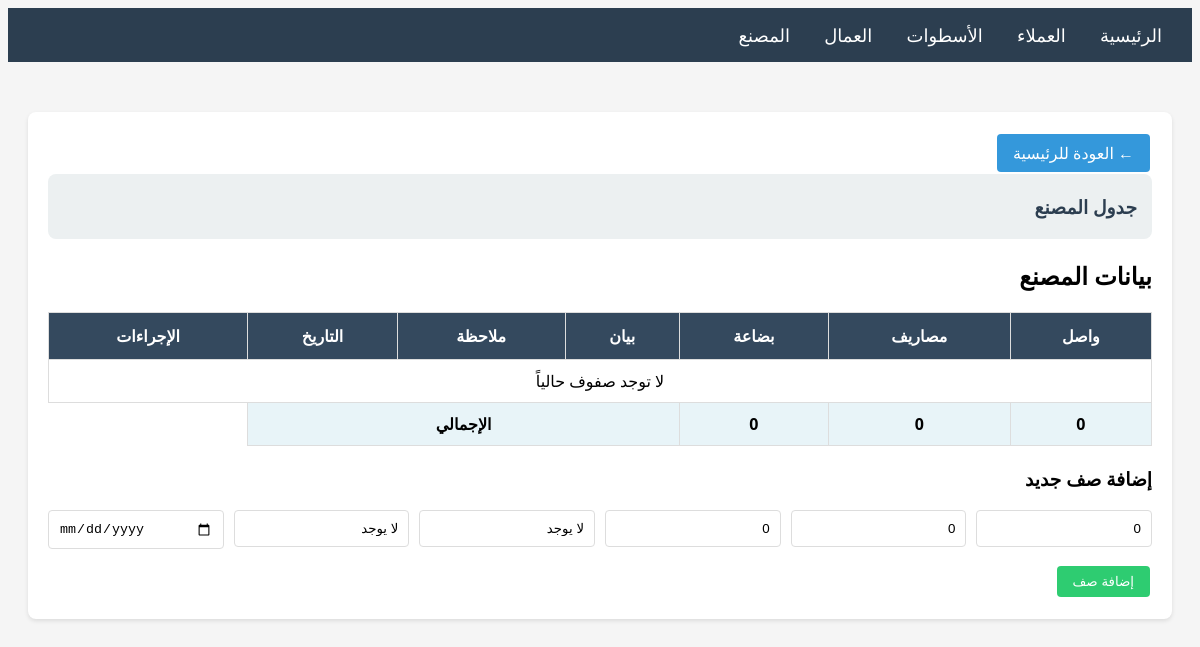
The page /factory/ on the database as committed earlier.
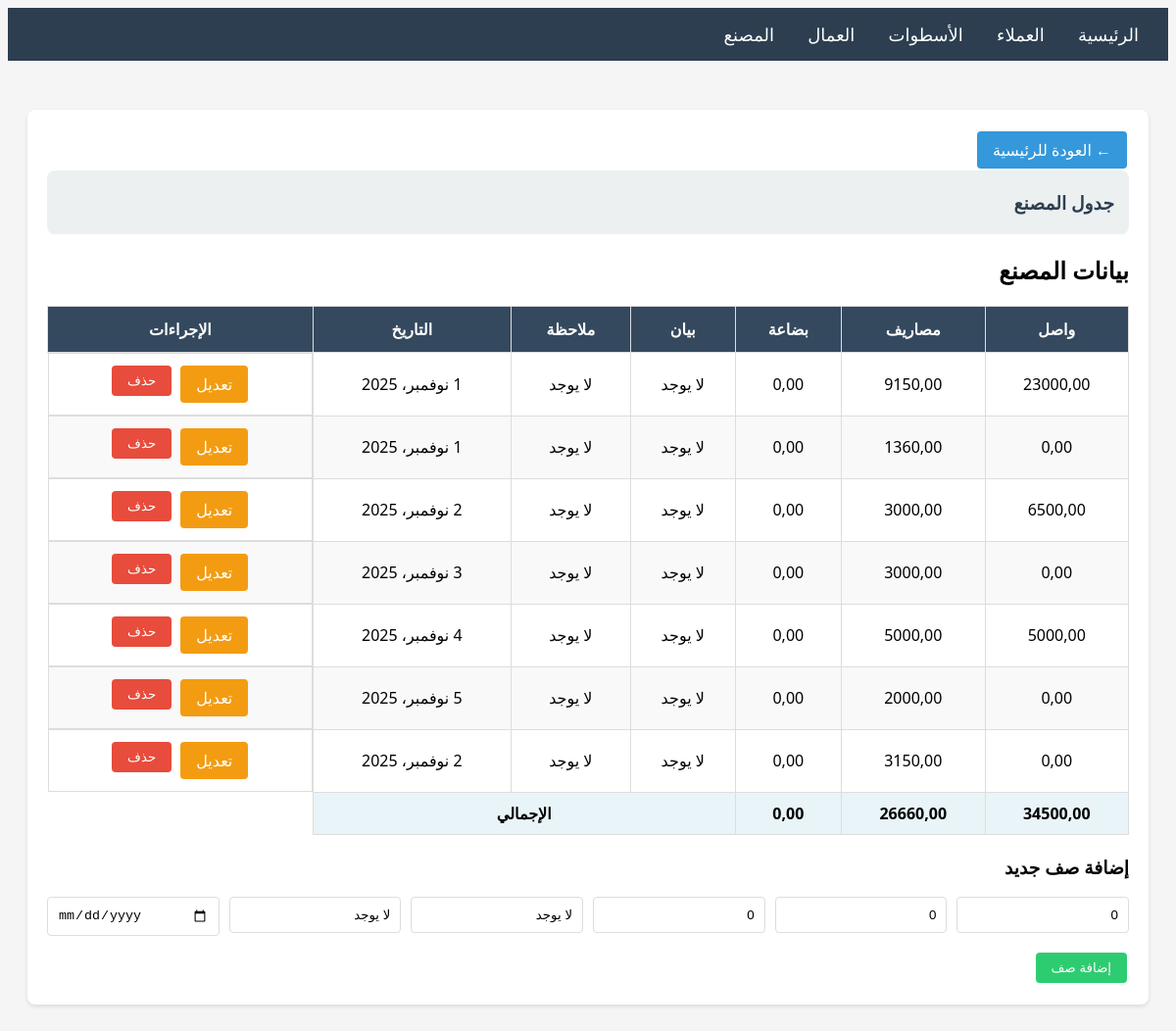
The same page on the database as committed later.
### main/models.py (models this page shows, shortened)
class FactoryRow(models.Model):
    received = models.DecimalField(max_digits=10, decimal_places=2, default=0, verbose_name='واصل')
    expenses = models.DecimalField(max_digits=10, decimal_places=2, default=0, verbose_name='مصاريف')
    goods = models.DecimalField(max_digits=10, decimal_places=2, default=0, verbose_name='بضاعة')
    statement = models.CharField(max_length=200, default='لا يوجد', verbose_name='بيان')
    note = models.CharField(max_length=200, default='لا يوجد', verbose_name='ملاحظة')
    date = models.DateField(null=True, blank=True, verbose_name='التاريخ', default='لا يوجد')
    order = models.IntegerField(default=0, verbose_name='الترتيب')
    class Meta:
        verbose_name = 'صف المصنع'
        verbose_name_plural = 'صفوف المصنع'
        ordering = ['order', 'id']

### main/views.py (the view)
# urls.py: path('factory/', views.factory_detail, name='factory_detail'),
def factory_detail(request):
    rows = FactoryRow.objects.all()
    total_received = sum(row.received for row in rows)
    total_expenses = sum(row.expenses for row in rows)
    total_goods = sum(row.goods for row in rows)
    if request.method == 'POST':
        form = FactoryRowForm(request.POST)
        if form.is_valid():
            row = form.save(commit=False)
            row.order = rows.count()
            row.save()
            messages.success(request, 'تم إضافة الصف بنجاح')
            return redirect('factory_detail')
    else:
        form = FactoryRowForm()
    context = {
        'rows': rows,
        'form': form,
        'total_received': total_received,
        'total_expenses': total_expenses,
        'total_goods': total_goods,
    }
    return render(request, 'main/factory_detail.html', context)

### main/forms.py
class FactoryRowForm(forms.ModelForm):
    class Meta:
        model = FactoryRow
        fields = ['received', 'expenses', 'goods', 'statement', 'note', 'date']
        widgets = {
            'received': forms.NumberInput(attrs={'class': 'form-control', 'placeholder': 'واصل', 'step': '00.100'}),
            'expenses': forms.NumberInput(attrs={'class': 'form-control', 'placeholder': 'مصاريف', 'step': '00.100'}),
            'goods': forms.NumberInput(attrs={'class': 'form-control', 'placeholder': 'بضاعة', 'step': '00.100'}),
            'statement': forms.TextInput(attrs={'class': 'form-control', 'placeholder': 'بيان'}),
            'note': forms.TextInput(attrs={'class': 'form-control', 'placeholder': 'ملاحظة'}),
            'date': forms.DateInput(attrs={'class': 'form-control', 'placeholder': 'التاريخ', 'type': 'date'}),
        }

### main/templates/main/factory_detail.html (shortened to what this page needs)
{% extends 'main/base.html' %}
{% block content %}
<div class="card">
    <a href="{% url 'home' %}" class="btn btn-primary">← العودة للرئيسية</a>
    <div class="customer-header">
        <h3>جدول المصنع</h3>
    </div>
    <h2>بيانات المصنع</h2>
    <div class="table-container">
        <table>
            <thead>
                <tr>
                    <th>واصل</th>
                    <th>مصاريف</th>
                    <th>بضاعة</th>
                    <th>بيان</th>
                    <th>ملاحظة</th>
                    <th>التاريخ</th>
                    <th>الإجراءات</th>
                </tr>
            </thead>
            <tbody>
                {% for row in rows %}
                <tr>
                    <td>{{ row.received }}</td>
                    <td>{{ row.expenses }}</td>
                    <td>{{ row.goods }}</td>
                    <td>{{ row.statement }}</td>
                    <td>{{ row.note }}</td>
                    <td>{{ row.date }}</td>
                    <td class="actions">
                        <a href="{% url 'factory_row_edit' row.pk %}" class="btn btn-warning">تعديل</a>
                        <form method="POST" action="{% url 'factory_row_delete' row.pk %}" style="display: inline;" onsubmit="return confirm('هل أنت متأكد من حذف هذا الصف؟')">
                            <button type="submit" class="btn btn-danger">حذف</button>
                        </form>
                    </td>
                </tr>
                {% empty %}
                <tr>
                    <td colspan="7" style="text-align: center;">لا توجد صفوف حالياً</td>
                </tr>
                {% endfor %}
                <tr class="total-row">
                    <td>{{total_received}}</td>
                    <td>{{total_expenses}}</td>
                    <td>{{total_goods}}</td>
                    <td colspan="3">الإجمالي</td>
                </tr>
            </tbody>
        </table>
    </div>
    <h3>إضافة صف جديد</h3>
    <form method="POST">
        <div style="display: grid; grid-template-columns: repeat(6, 1fr); gap: 10px;">
            <div class="form-group">
                {{ form.received }}
            </div>
            <div class="form-group">
                {{ form.expenses }}
            </div>
            <div class="form-group">
                {{ form.goods }}
            </div>
            <div class="form-group">
                {{ form.statement }}
            </div>
            <div class="form-group">
                {{ form.note }}
            </div>
            <div class="form-group">
                {{ form.date }}
            </div>
        </div>
        <button type="submit" class="btn btn-success">إضافة صف</button>
    </form>
</div>
{% endblock %}

### main/templates/main/base.html (shortened to what this page needs)
<!DOCTYPE html>
<html lang="ar" dir="rtl">
<head>
    {% load static %}
    <link rel="stylesheet" href="{% static 'css/style.css' %}">
</head>
<body>
    <nav class="navbar">
        <a href="{% url 'home' %}">الرئيسية</a>
        <a href="{% url 'customer_list' %}">العملاء</a>
        <a href="{% url 'craftsman_list' %}">الأسطوات</a>
        <a href="{% url 'worker_list' %}">العمال</a>
        <a href="{% url 'factory_detail' %}">المصنع</a>
    </nav>
    <div class="container">
        {% block content %}
        {% endblock %}
    </div>
</body>
</html>

### static/css/style.css (style rules this page uses)
body { direction: rtl; text-align: right; font-family: 'Segoe UI', Tahoma, Geneva, Verdana, sans-serif; background-color: #f5f5f5; }
.container { max-width: 1200px; margin: 0 auto; padding: 20px; }
.navbar { background-color: #2c3e50; padding: 15px; margin-bottom: 30px; }
.navbar a { color: white; text-decoration: none; margin: 0 15px; font-size: 18px; }
.card { background: white; border-radius: 8px; padding: 20px; margin-bottom: 20px; box-shadow: 0 2px 4px rgba(0,0,0,0.1); }
.table-container { overflow-x: auto; margin: 20px 0; }
table { width: 100%; border-collapse: collapse; background: white; }
table th { background-color: #34495e; color: white; padding: 12px; text-align: center; border: 1px solid #ddd; }
table td { padding: 10px; text-align: center; border: 1px solid #ddd; }
table tr:nth-child(even) { background-color: #f9f9f9; }
.total-row { background-color: #e8f4f8 !important; font-weight: bold; }
.btn { padding: 8px 16px; border: none; border-radius: 4px; cursor: pointer; text-decoration: none; display: inline-block; margin: 2px; }
.btn-primary { background-color: #3498db; color: white; }
.btn-success { background-color: #2ecc71; color: white; }
.btn-danger { background-color: #e74c3c; color: white; }
.btn-warning { background-color: #f39c12; color: white; }
.form-group { margin-bottom: 15px; }
.form-control { width: 100%; padding: 10px; border: 1px solid #ddd; border-radius: 4px; box-sizing: border-box; }
.customer-header { background-color: #ecf0f1; padding: 15px; border-radius: 8px; margin-bottom: 20px; }
.customer-header h3 { margin: 5px 0; color: #2c3e50; }
.actions { display: flex; gap: 5px; justify-content: center; }
input[type="number"] { text-align: right; }

Rows that differ between the two databases and show on the page:
added FactoryRow: received "23000,00", expenses "9150,00", goods "0,00", statement "لا يوجد", note "لا يوجد", date "1 نوفمبر، 2025"
added FactoryRow: received "0,00", expenses "1360,00", goods "0,00", statement "لا يوجد", note "لا يوجد", date "1 نوفمبر، 2025"
added FactoryRow: received "6500,00", expenses "3000,00", goods "0,00", statement "لا يوجد", note "لا يوجد", date "2 نوفمبر، 2025"
added FactoryRow: received "0,00", expenses "3000,00", goods "0,00", statement "لا يوجد", note "لا يوجد", date "3 نوفمبر، 2025"
added FactoryRow: received "5000,00", expenses "5000,00", goods "0,00", statement "لا يوجد", note "لا يوجد", date "4 نوفمبر، 2025"
added FactoryRow: received "0,00", expenses "2000,00", goods "0,00", statement "لا يوجد", note "لا يوجد", date "5 نوفمبر، 2025"
added FactoryRow: received "0,00", expenses "3150,00", goods "0,00", statement "لا يوجد", note "لا يوجد", date "2 نوفمبر، 2025"
Other text that changed with them:
{{ total_received }}: "0" → "34500,00"
{{ total_expenses }}: "0" → "26660,00"
{{ total_goods }}: "0" → "0,00"
text no longer shown: "لا توجد صفوف حالياً"
